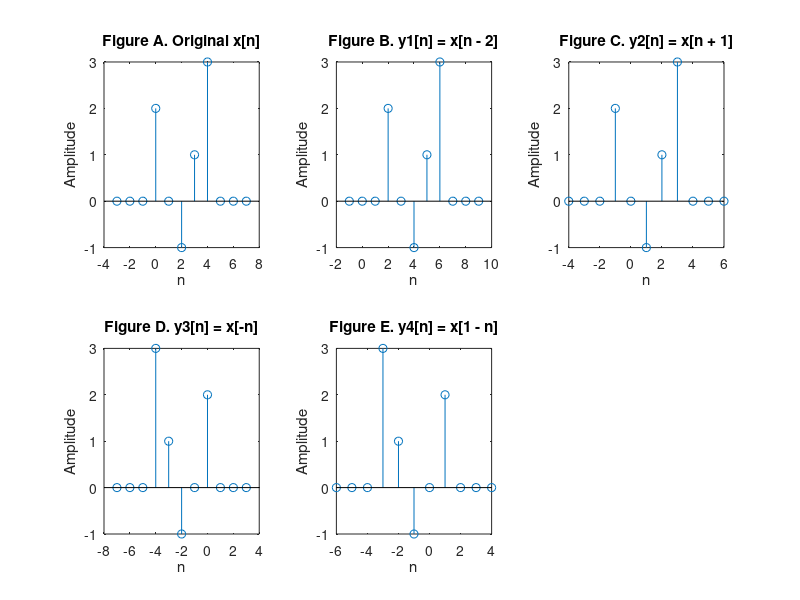

The MATLAB script that drew this image: (Note: this script raises an error after producing the figure.)
% Define the index
nx = -3:7;

% Initialize x[n]
x = zeros(size(nx));
x(nx == 0) = 2;  
x(nx == 2) = -1;
x(nx == 3) = 1;
x(nx == 4) = 3; 

% Define the nyi
ny1 = nx+2 ;
ny2 = nx-1 ;
ny3 = -nx ;
ny4 = -nx + 1;

% Plot the original signal x[n] and the transformed signals y1 to y4
subplot(2,3,1);
stem(nx, x);
title('Figure A. Original x[n]');
xlabel('n');
ylabel('Amplitude');

% We can just shift or flip the X-axis to get closer to the principle.
% Let me show below
subplot(2, 3, 2);
stem(ny1, x);
title('Figure B. y1[n] = x[n - 2]');
xlabel('n');
ylabel('Amplitude');

subplot(2, 3, 3);
stem(ny2, x);
title('Figure C. y2[n] = x[n + 1]');
xlabel('n');
ylabel('Amplitude');

subplot(2, 3, 4);
stem(ny3, x);
title('Figure D. y3[n] = x[-n]');
xlabel('n');
ylabel('Amplitude');

subplot(2, 3, 5);
stem(ny4, x);
title('Figure E. y4[n] = x[1 - n]');
xlabel('n');
ylabel('Amplitude');

% Adjust subplot layout
sgtitle('Lab 1.3(a)(b)(c)');
